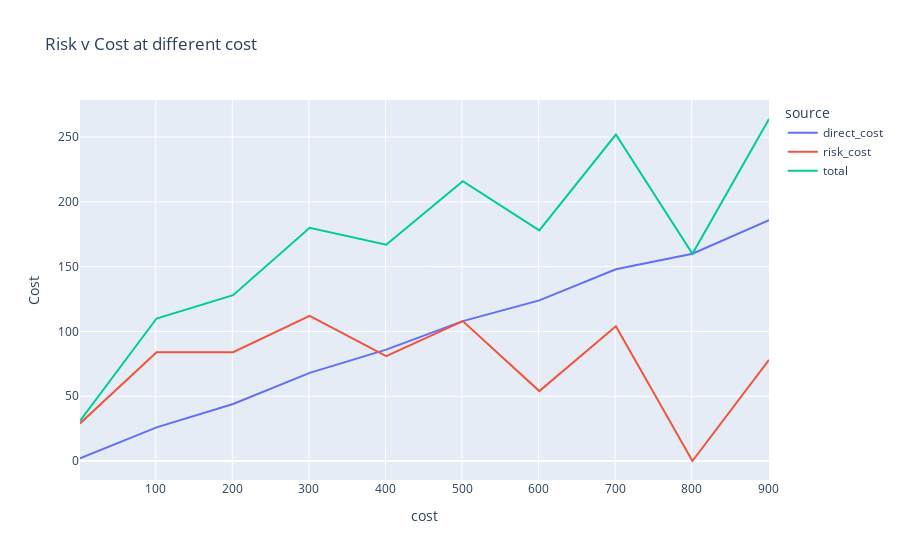

Notebook code cell kept with this figure:
### Code cell
fig = make_sensitivity_fig(var_name = "fm-tasks-inspection-cost", lower=0, upper=1000, step=100, n_iterations=20)
fig.show()

### Figure 1 — Plotly figure (JSON) as saved in the notebook; plotly's stock layout.template omitted (floating-point values rounded to 4 significant figures)
{"data": [{"hovertemplate": "source=direct_cost<br>cost=%{x}<br>Cost=%{y}<extra></extra>", "legendgroup": "direct_cost", "line": {"color": "#636efa", "dash": "solid"}, "mode": "lines", "name": "direct_cost", "orientation": "v", "showlegend": true, "type": "scatter", "x": [1, 101, 201, 301, 401, 501, 601, 701, 801, 901], "xaxis": "x", "y": [2, 26, 44, 68, 86, 108, 124, 148, 160, 186], "yaxis": "y"}, {"hovertemplate": "source=risk_cost<br>cost=%{x}<br>Cost=%{y}<extra></extra>", "legendgroup": "risk_cost", "line": {"color": "#EF553B", "dash": "solid"}, "mode": "lines", "name": "risk_cost", "orientation": "v", "showlegend": true, "type": "scatter", "x": [1, 101, 201, 301, 401, 501, 601, 701, 801, 901], "xaxis": "x", "y": [29, 84, 84, 112, 81, 108, 54, 104, 0, 78], "yaxis": "y"}, {"hovertemplate": "source=total<br>cost=%{x}<br>Cost=%{y}<extra></extra>", "legendgroup": "total", "line": {"color": "#00cc96", "dash": "solid"}, "mode": "lines", "name": "total", "orientation": "v", "showlegend": true, "type": "scatter", "x": [1, 101, 201, 301, 401, 501, 601, 701, 801, 901], "xaxis": "x", "y": [31, 110, 128, 180, 167, 216, 178, 252, 160, 264], "yaxis": "y"}], "layout": {"legend": {"title": {"text": "source"}, "tracegroupgap": 0}, "title": {"text": "Risk v Cost at different cost"}, "xaxis": {"anchor": "y", "domain": [0, 1], "title": {"text": "cost"}}, "yaxis": {"anchor": "x", "domain": [0, 1], "title": {"text": "Cost"}}}}
